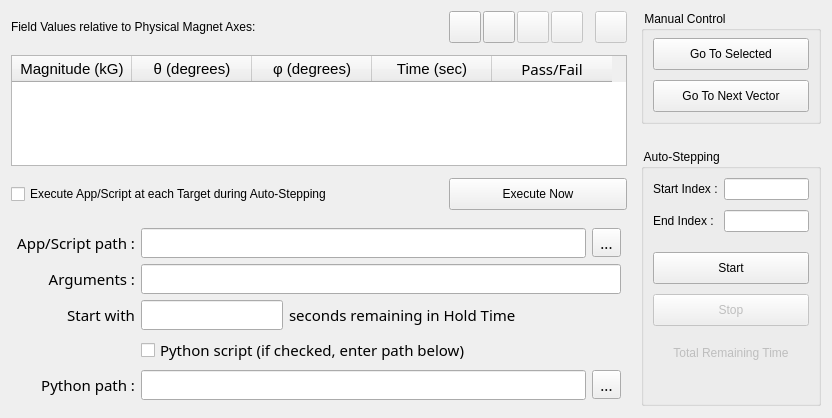
      <widget class="QWidget" name="vectorTableTab">
       <attribute name="title">
        <string>Vector Table</string>
       </attribute>
       <attribute name="toolTip">
        <string>Vectors relative to physical magnet axes</string>
       </attribute>
       <layout class="QGridLayout" name="vectorTabLayout">
        <property name="bottomMargin">
         <number>12</number>
        </property>
        <property name="horizontalSpacing">
         <number>14</number>
        </property>
        <property name="verticalSpacing">
         <number>12</number>
        </property>
        <item row="0" column="4">
         <widget class="QFrame" name="vectorRowEditFrame">
          <property name="minimumSize">
           <size>
            <width>0</width>
            <height>32</height>
           </size>
          </property>
          <property name="frameShape">
           <enum>QFrame::NoFrame</enum>
          </property>
          <property name="frameShadow">
           <enum>QFrame::Raised</enum>
          </property>
          <property name="lineWidth">
           <number>0</number>
          </property>
          <layout class="QHBoxLayout" name="vectorRowEditHorizontalLayout">
           <property name="spacing">
            <number>2</number>
           </property>
           <property name="leftMargin">
            <number>0</number>
           </property>
           <property name="topMargin">
            <number>0</number>
           </property>
           <property name="rightMargin">
            <number>0</number>
           </property>
           <property name="bottomMargin">
            <number>0</number>
           </property>
           <item>
            <widget class="QToolButton" name="vectorAddRowAboveToolButton">
             <property name="enabled">
              <bool>true</bool>
             </property>
             <property name="minimumSize">
              <size>
               <width>32</width>
               <height>32</height>
              </size>
             </property>
             <property name="toolTip">
              <string>Add Row Above</string>
             </property>
             <property name="text">
              <string/>
             </property>
             <property name="icon">
              <iconset>
               <normalon>:/multiaxis/Resources/insert-above.png</normalon>
              </iconset>
             </property>
             <property name="iconSize">
              <size>
               <width>24</width>
               <height>24</height>
              </size>
             </property>
            </widget>
           </item>
           <item>
            <widget class="QToolButton" name="vectorAddRowBelowToolButton">
             <property name="enabled">
              <bool>true</bool>
             </property>
             <property name="minimumSize">
              <size>
               <width>32</width>
               <height>32</height>
              </size>
             </property>
             <property name="toolTip">
              <string>Add Row Below</string>
             </property>
             <property name="text">
              <string/>
             </property>
             <property name="icon">
              <iconset resource="multiaxisoperation.qrc">
               <normaloff>:/multiaxis/Resources/insert-below.png</normaloff>:/multiaxis/Resources/insert-below.png</iconset>
             </property>
             <property name="iconSize">
              <size>
               <width>24</width>
               <height>24</height>
              </size>
             </property>
            </widget>
           </item>
           <item>
            <widget class="QToolButton" name="vectorRemoveRowToolButton">
             <property name="enabled">
              <bool>false</bool>
             </property>
             <property name="minimumSize">
              <size>
               <width>32</width>
               <height>32</height>
              </size>
             </property>
             <property name="toolTip">
              <string>Delete Row</string>
             </property>
             <property name="text">
              <string/>
             </property>
             <property name="icon">
              <iconset resource="multiaxisoperation.qrc">
               <normaloff>:/multiaxis/Resources/delete-row.png</normaloff>:/multiaxis/Resources/delete-row.png</iconset>
             </property>
             <property name="iconSize">
              <size>
               <width>24</width>
               <height>24</height>
              </size>
             </property>
            </widget>
           </item>
           <item>
            <widget class="QToolButton" name="vectorTableClearToolButton">
             <property name="enabled">
              <bool>false</bool>
             </property>
             <property name="minimumSize">
              <size>
               <width>32</width>
               <height>32</height>
              </size>
             </property>
             <property name="toolTip">
              <string>Clear Table</string>
             </property>
             <property name="text">
              <string/>
             </property>
             <property name="icon">
              <iconset resource="multiaxisoperation.qrc">
               <normaloff>:/multiaxis/Resources/erase-table.png</normaloff>:/multiaxis/Resources/erase-table.png</iconset>
             </property>
             <property name="iconSize">
              <size>
               <width>24</width>
               <height>24</height>
              </size>
             </property>
            </widget>
           </item>
           <item>
            <spacer name="tableToolBarSpacer">
             <property name="orientation">
              <enum>Qt::Horizontal</enum>
             </property>
             <property name="sizeType">
              <enum>QSizePolicy::Fixed</enum>
             </property>
             <property name="sizeHint" stdset="0">
              <size>
               <width>10</width>
               <height>20</height>
              </size>
             </property>
            </spacer>
           </item>
           <item>
            <widget class="QToolButton" name="pswitchToggleToolButton">
             <property name="enabled">
              <bool>false</bool>
             </property>
             <property name="minimumSize">
              <size>
               <width>32</width>
               <height>32</height>
              </size>
             </property>
             <property name="toolTip">
              <string>Toggle Persistence for All Entries</string>
             </property>
             <property name="text">
              <string/>
             </property>
             <property name="icon">
              <iconset resource="multiaxisoperation.qrc">
               <normaloff>:/multiaxis/Resources/pswitch.png</normaloff>:/multiaxis/Resources/pswitch.png</iconset>
             </property>
             <property name="iconSize">
              <size>
               <width>24</width>
               <height>24</height>
              </size>
             </property>
            </widget>
           </item>
          </layout>
         </widget>
        </item>
        <item row="0" column="5" rowspan="4">
         <widget class="QFrame" name="vectorControlFrame">
          <property name="maximumSize">
           <size>
            <width>180</width>
            <height>16777215</height>
           </size>
          </property>
          <property name="frameShape">
           <enum>QFrame::NoFrame</enum>
          </property>
          <property name="frameShadow">
           <enum>QFrame::Raised</enum>
          </property>
          <property name="lineWidth">
           <number>0</number>
          </property>
          <layout class="QVBoxLayout" name="controlFrameLayout">
           <property name="spacing">
            <number>25</number>
           </property>
           <property name="leftMargin">
            <number>0</number>
           </property>
           <property name="topMargin">
            <number>0</number>
           </property>
           <property name="rightMargin">
            <number>0</number>
           </property>
           <property name="bottomMargin">
            <number>0</number>
           </property>
           <item>
            <widget class="QGroupBox" name="manualVectorControlGroupBox">
             <property name="title">
              <string> Manual Control </string>
             </property>
             <layout class="QVBoxLayout" name="manualControlLayout">
              <property name="spacing">
               <number>10</number>
              </property>
              <property name="topMargin">
               <number>7</number>
              </property>
              <item>
               <widget class="QPushButton" name="goToSelectedButton">
                <property name="minimumSize">
                 <size>
                  <width>0</width>
                  <height>32</height>
                 </size>
                </property>
                <property name="toolTip">
                 <string>Goes to first row in selection</string>
                </property>
                <property name="text">
                 <string>Go To Selected</string>
                </property>
               </widget>
              </item>
              <item>
               <widget class="QPushButton" name="goToNextVectorButton">
                <property name="minimumSize">
                 <size>
                  <width>150</width>
                  <height>32</height>
                 </size>
                </property>
                <property name="toolTip">
                 <string>Goes to next vector in table</string>
                </property>
                <property name="text">
                 <string>Go To Next Vector</string>
                </property>
               </widget>
              </item>
             </layout>
            </widget>
           </item>
           <item>
            <widget class="QGroupBox" name="autoStepGroupBox">
             <property name="title">
              <string> Auto-Stepping </string>
             </property>
             <layout class="QGridLayout" name="autostepLayout">
              <property name="verticalSpacing">
               <number>10</number>
              </property>
              <item row="1" column="1">
               <widget class="QLineEdit" name="endIndexEdit"/>
              </item>
              <item row="6" column="0" colspan="2">
               <widget class="QLabel" name="autostepRemainingTimeLabel">
                <property name="enabled">
                 <bool>false</bool>
                </property>
                <property name="text">
                 <string>Total Remaining Time</string>
                </property>
                <property name="alignment">
                 <set>Qt::AlignCenter</set>
                </property>
               </widget>
              </item>
              <item row="7" column="0" colspan="2">
               <widget class="QLabel" name="autostepRemainingTimeValue">
                <property name="enabled">
                 <bool>false</bool>
                </property>
                <property name="text">
                 <string/>
                </property>
                <property name="alignment">
                 <set>Qt::AlignCenter</set>
                </property>
               </widget>
              </item>
              <item row="8" column="1">
               <spacer name="verticalSpacer_2">
                <property name="orientation">
                 <enum>Qt::Vertical</enum>
                </property>
                <property name="sizeType">
                 <enum>QSizePolicy::MinimumExpanding</enum>
                </property>
                <property name="sizeHint" stdset="0">
                 <size>
                  <width>20</width>
                  <height>10</height>
                 </size>
                </property>
               </spacer>
              </item>
              <item row="3" column="0" colspan="2">
               <widget class="QPushButton" name="autostepStartButton">
                <property name="minimumSize">
                 <size>
                  <width>0</width>
                  <height>32</height>
                 </size>
                </property>
                <property name="text">
                 <string>Start</string>
                </property>
               </widget>
              </item>
              <item row="2" column="1">
               <spacer name="verticalSpacer">
                <property name="orientation">
                 <enum>Qt::Vertical</enum>
                </property>
                <property name="sizeType">
                 <enum>QSizePolicy::Preferred</enum>
                </property>
                <property name="sizeHint" stdset="0">
                 <size>
                  <width>20</width>
                  <height>10</height>
                 </size>
                </property>
               </spacer>
              </item>
              <item row="4" column="0" colspan="2">
               <widget class="QPushButton" name="autostartStopButton">
                <property name="enabled">
                 <bool>false</bool>
                </property>
                <property name="minimumSize">
                 <size>
                  <width>0</width>
                  <height>32</height>
                 </size>
                </property>
                <property name="text">
                 <string>Stop</string>
                </property>
               </widget>
              </item>
              <item row="0" column="1">
               <widget class="QLineEdit" name="startIndexEdit"/>
              </item>
              <item row="0" column="0">
               <widget class="QLabel" name="startIndexLabel">
                <property name="text">
                 <string>Start Index :</string>
                </property>
               </widget>
              </item>
              <item row="1" column="0">
               <widget class="QLabel" name="endIndexLabel">
                <property name="text">
                 <string>End Index :</string>
                </property>
               </widget>
              </item>
              <item row="5" column="1">
               <spacer name="verticalSpacer_5">
                <property name="orientation">
                 <enum>Qt::Vertical</enum>
                </property>
                <property name="sizeType">
                 <enum>QSizePolicy::Preferred</enum>
                </property>
                <property name="sizeHint" stdset="0">
                 <size>
                  <width>20</width>
                  <height>10</height>
                 </size>
                </property>
               </spacer>
              </item>
             </layout>
            </widget>
           </item>
          </layout>
         </widget>
        </item>
        <item row="1" column="0" colspan="5">
         <widget class="QTableWidgetWithCopyPaste" name="vectorsTableWidget">
          <property name="font">
           <font>
            <family>.SF NS</family>
            <pointsize>11</pointsize>
            <weight>50</weight>
            <bold>false</bold>
           </font>
          </property>
          <property name="sizeAdjustPolicy">
           <enum>QAbstractScrollArea::AdjustToContents</enum>
          </property>
          <property name="alternatingRowColors">
           <bool>false</bool>
          </property>
          <property name="selectionMode">
           <enum>QAbstractItemView::SingleSelection</enum>
          </property>
          <property name="selectionBehavior">
           <enum>QAbstractItemView::SelectRows</enum>
          </property>
          <property name="gridStyle">
           <enum>Qt::SolidLine</enum>
          </property>
          <property name="wordWrap">
           <bool>false</bool>
          </property>
          <attribute name="horizontalHeaderMinimumSectionSize">
           <number>80</number>
          </attribute>
          <attribute name="horizontalHeaderDefaultSectionSize">
           <number>120</number>
          </attribute>
          <attribute name="verticalHeaderMinimumSectionSize">
           <number>24</number>
          </attribute>
          <attribute name="verticalHeaderDefaultSectionSize">
           <number>26</number>
          </attribute>
          <column>
           <property name="text">
            <string>Magnitude (kG)</string>
           </property>
           <property name="font">
            <font>
             <family>Segoe UI</family>
            </font>
           </property>
          </column>
          <column>
           <property name="text">
            <string>θ (degrees)</string>
           </property>
           <property name="font">
            <font>
             <family>Segoe UI</family>
            </font>
           </property>
          </column>
          <column>
           <property name="text">
            <string>φ (degrees)</string>
           </property>
           <property name="font">
            <font>
             <family>Segoe UI</family>
            </font>
           </property>
          </column>
          <column>
           <property name="text">
            <string>Time (sec)</string>
           </property>
           <property name="font">
            <font>
             <family>Segoe UI</family>
            </font>
           </property>
          </column>
          <column>
           <property name="text">
            <string>Pass/Fail</string>
           </property>
          </column>
         </widget>
        </item>
        <item row="2" column="0">
         <widget class="QCheckBox" name="executeCheckBox">
          <property name="minimumSize">
           <size>
            <width>0</width>
            <height>20</height>
           </size>
          </property>
          <property name="maximumSize">
           <size>
            <width>16777215</width>
            <height>20</height>
           </size>
          </property>
          <property name="toolTip">
           <string>Launches the specified app or script in the background at each table target</string>
          </property>
          <property name="text">
           <string>Execute App/Script at each Target during Auto-Stepping</string>
          </property>
         </widget>
        </item>
        <item row="3" column="0" colspan="5">
         <widget class="QFrame" name="appFrame">
          <property name="sizePolicy">
           <sizepolicy hsizetype="Preferred" vsizetype="Fixed">
            <horstretch>0</horstretch>
            <verstretch>0</verstretch>
           </sizepolicy>
          </property>
          <property name="minimumSize">
           <size>
            <width>0</width>
            <height>0</height>
           </size>
          </property>
          <property name="font">
           <font>
            <family>.SF NS</family>
            <pointsize>11</pointsize>
            <weight>50</weight>
            <bold>false</bold>
           </font>
          </property>
          <property name="frameShape">
           <enum>QFrame::NoFrame</enum>
          </property>
          <property name="frameShadow">
           <enum>QFrame::Plain</enum>
          </property>
          <layout class="QGridLayout" name="appLayout">
           <property name="leftMargin">
            <number>6</number>
           </property>
           <property name="topMargin">
            <number>6</number>
           </property>
           <property name="rightMargin">
            <number>6</number>
           </property>
           <property name="bottomMargin">
            <number>6</number>
           </property>
           <item row="1" column="4">
            <widget class="QToolButton" name="appLocationButton">
             <property name="toolTip">
              <string>Browse for location...</string>
             </property>
             <property name="text">
              <string>...</string>
             </property>
            </widget>
           </item>
           <item row="5" column="4">
            <widget class="QToolButton" name="pythonLocationButton">
             <property name="toolTip">
              <string>Browse for Python location...</string>
             </property>
             <property name="text">
              <string>...</string>
             </property>
            </widget>
           </item>
           <item row="1" column="0">
            <widget class="QLabel" name="appLocationLabel">
             <property name="text">
              <string>App/Script path :</string>
             </property>
             <property name="alignment">
              <set>Qt::AlignRight|Qt::AlignTrailing|Qt::AlignVCenter</set>
             </property>
            </widget>
           </item>
           <item row="3" column="4">
            <spacer name="horizontalSpacer_7">
             <property name="orientation">
              <enum>Qt::Horizontal</enum>
             </property>
             <property name="sizeType">
              <enum>QSizePolicy::Minimum</enum>
             </property>
             <property name="sizeHint" stdset="0">
              <size>
               <width>10</width>
               <height>20</height>
              </size>
             </property>
            </spacer>
           </item>
           <item row="3" column="2">
            <widget class="QLabel" name="appStartLabel2">
             <property name="text">
              <string>seconds remaining in Hold Time</string>
             </property>
            </widget>
           </item>
           <item row="3" column="0">
            <widget class="QLabel" name="appStartLabel1">
             <property name="text">
              <string>Start with</string>
             </property>
             <property name="alignment">
              <set>Qt::AlignRight|Qt::AlignTrailing|Qt::AlignVCenter</set>
             </property>
            </widget>
           </item>
           <item row="5" column="0">
            <widget class="QLabel" name="pythonPathLabel">
             <property name="text">
              <string>Python path :</string>
             </property>
             <property name="alignment">
              <set>Qt::AlignRight|Qt::AlignTrailing|Qt::AlignVCenter</set>
             </property>
            </widget>
           </item>
           <item row="4" column="1" colspan="4">
            <widget class="QCheckBox" name="pythonCheckBox">
             <property name="text">
              <string>Python script (if checked, enter path below)</string>
             </property>
            </widget>
           </item>
           <item row="3" column="1">
            <widget class="QLineEdit" name="appStartEdit">
             <property name="minimumSize">
              <size>
               <width>0</width>
               <height>20</height>
              </size>
             </property>
             <property name="alignment">
              <set>Qt::AlignCenter</set>
             </property>
            </widget>
           </item>
           <item row="2" column="0">
            <widget class="QLabel" name="appArgsLabel">
             <property name="text">
              <string>Arguments :</string>
             </property>
             <property name="alignment">
              <set>Qt::AlignRight|Qt::AlignTrailing|Qt::AlignVCenter</set>
             </property>
            </widget>
           </item>
           <item row="3" column="3">
            <spacer name="horizontalSpacer_8">
             <property name="orientation">
              <enum>Qt::Horizontal</enum>
             </property>
             <property name="sizeHint" stdset="0">
              <size>
               <width>40</width>
               <height>20</height>
              </size>
             </property>
            </spacer>
           </item>
           <item row="1" column="1" colspan="3">
            <widget class="QLineEdit" name="appLocationEdit">
             <property name="minimumSize">
              <size>
               <width>0</width>
               <height>20</height>
              </size>
             </property>
            </widget>
           </item>
           <item row="5" column="1" colspan="3">
            <widget class="QLineEdit" name="pythonPathEdit">
             <property name="minimumSize">
              <size>
               <width>0</width>
               <height>21</height>
              </size>
             </property>
            </widget>
           </item>
           <item row="2" column="1" colspan="4">
            <widget class="QLineEdit" name="appArgsEdit">
             <property name="minimumSize">
              <size>
               <width>0</width>
               <height>20</height>
              </size>
             </property>
            </widget>
           </item>
          </layout>
         </widget>
        </item>
        <item row="2" column="4">
         <widget class="QPushButton" name="executeNowButton">
          <property name="sizePolicy">
           <sizepolicy hsizetype="Preferred" vsizetype="Fixed">
            <horstretch>0</horstretch>
            <verstretch>0</verstretch>
           </sizepolicy>
          </property>
          <property name="minimumSize">
           <size>
            <width>100</width>
            <height>32</height>
           </size>
          </property>
          <property name="maximumSize">
           <size>
            <width>16777215</width>
            <height>16777215</height>
           </size>
          </property>
          <property name="text">
           <string>Execute Now</string>
          </property>
         </widget>
        </item>
        <item row="2" column="1" colspan="3">
         <spacer name="horizontalSpacer_6">
          <property name="orientation">
           <enum>Qt::Horizontal</enum>
          </property>
          <property name="sizeType">
           <enum>QSizePolicy::Preferred</enum>
          </property>
          <property name="sizeHint" stdset="0">
           <size>
            <width>79</width>
            <height>21</height>
           </size>
          </property>
         </spacer>
        </item>
        <item row="0" column="0" colspan="4">
         <widget class="QLabel" name="fieldValuesTableLabel">
          <property name="maximumSize">
           <size>
            <width>16777215</width>
            <height>26</height>
           </size>
          </property>
          <property name="text">
           <string>Field Values relative to Physical Magnet Axes:</string>
          </property>
         </widget>
        </item>
       </layout>
      </widget>
